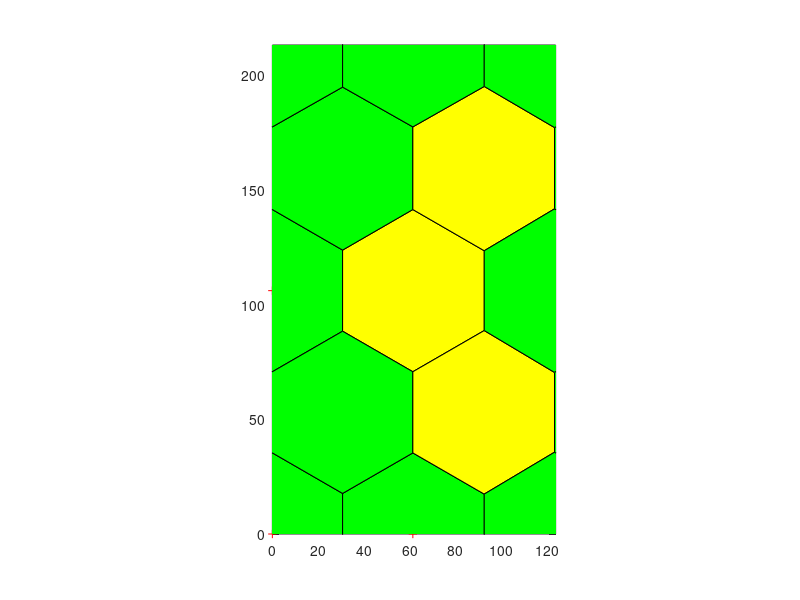

The MATLAB script that drew this image:
    %%%%%%%%%%%%%%%%%%%%%%%%%%%%%%%%%%%%%%%%%%%%%%%%%%%%%%%%%%%%%%%%%%%%%%%%%%%
% This script produces a txt file with the initial conditions needed to run the 
% vertex model cpp exicutable. The Global values are set by the user. The
% cell positions are a honeycomb tilling of the plane. The resulting txt file
% contians all the global parameter values and cell, edge, and vertex
% locatons and neighbors. 
%
% To use this file specify the name of the output txt file and the number
% of cells you would like in your tissue. You may wish to modify some
% global parameters to fit your needs. 
%%%%%%%%%%%%%%%%%%%%%%%%%%%%%%%%%%%%%%%%%%%%%%%%%%%%%%%%%%%%%%%%%%%%%%%%%%%
clear

% THIS IS A HEXAGONAL PACKING ROTATED 90 DEGREES FROM THE SCRIPT WITHOUT
% "ROT" IN THE TITLE

%% Inputs needed
INITIALSTEPSIZE = 0.0001;    %Initial stepsize for the numberic integrator 
nomfichier=strcat('shearmodulusROT_check0.6_2b2','.txt');  %the file name
n=2;                       %1/2 of the Cells per column
m=2;                       %Cells per row
r=89542;                    %Seed for the random number generators

%% Global Parameters 
GAMMA =10;                  %Tension on an edge
l= sqrt(2) * 25;            %Average edge length    
t0 = 1;                     %Standard unit of time 
RLXLY = 1;                  %Ratio of LX to LY (used to make rectangular boxes) 
Ratio = 0.3;                %ratio of pressure to tension forces (standard value 0.3)
Ralpha=1000000000000000000000000000;                   %Ralpha=10 means the box evolves 10 times slower then the vertices
TOTALTIME =	80;             %How long to run the simulation 
CURRENTTIME = 0.0;          %The initial time
TIMEINTERVAL =	0.1;        %How often to output the current configuration of the tissue
%INITIALSTEPSIZE = 0.002;    %Initial stepsize for the numberic integrator 
error_tolerance_absolute_mechanical = 0.01;  %Error tolerence for use with the adaptive stepsize integrators 
LY=n*3*l+1;
LX=m*sqrt(3)*l+1; 
NCells=n*m*2;
A0 = LX * LY / NCells;%4033.1139     ;                    %LX*LY/NCells;                   %Cells want to have area A0 if box size can change
%Here, I'm making a strain test for the hexagonal lattice by calculating
%what the preferred area should be for the initial area of all the cells to
% the equilibrium area.
MINAREA = A0/100;                    %Minimum allowed cell area (smaller cells will be removed)
MINLENGTH =	l/40;                    %Minimum edge length (smaller edges will be merged to form a fourfold vertex
NEWEDGELENGTH =	l/20;                %Length of a new edge created in the T1 process%
%K = Ratio * GAMMA / l^3 ;           %for pressure=K(A-A0)
K = Ratio * 10 * GAMMA / l;          %for pressure=K(1-A/A0)
Alpha_M = GAMMA*t0/l;                % Drag coefficent
TISSUE_ALPHA = 10000000000000000000000000000000 * Alpha_M;%10000000*Ralpha*Alpha_M;       % How fast the box size updates relative to the vertex motion
TISSUE_EXT_STRESS_Y = 0;             % External Stress on the tissue (positive values expancile) 
TISSUE_EXT_STRESS_X = 0;
P0 = 0.6 * ( sqrt( 24 / sqrt( 3 ) ) ) * sqrt(A0); % sqrt(24 / sqrt(3)) = regular hexagon shape parameter
LAMBDA = 0.01 * K * A0;%K / 0.05; % mimics Manning Model 
VERBOSEON = 1; %boolean, tells code to output extra data for cells and edges when true
equilibriumtolerance = 0.00000000001;

%% Create the Hexagonal tillining 
SEED = r;
rng(SEED); 
f2=figure();
offset=0;%0.01*l; 
Points1=zeros(NCells,2); 
k=1; 
strainx = 0;%.5;

%Grid One
for i=0:n-1
    for j=0:m-1
        Points1(k,:)=[sqrt(3)*j*l+rand()*offset, (3*i*l +rand()*offset)*(1 +strainx)]; 
        k=k+1; 
    end
end
% Grid two

for i=0:n-1
    for j=0:m-1
        Points1(k,:)=[(sqrt(3)*j+sqrt(3)/2)*l+rand()*offset, ((3*i+3/2)*l +rand()*offset)* (1 + strainx)]; 
        k=k+1; 
    end
end

LX = LX * (1 + strainx);
Pointsa=Points1+[LX *ones(NCells,1) LY*zeros(NCells,1)];
Pointsb=Points1-[LX*zeros(NCells,1) LY*ones(NCells,1)];
Pointsc=Points1-[LX*ones(NCells,1) LY*zeros(NCells,1)];
Pointsd=Points1+[LX*zeros(NCells,1) LY*ones(NCells,1)];
Pointse=Points1+[LX*ones(NCells,1) LY*ones(NCells,1)];
Pointsf=Points1+[LX*ones(NCells,1) -LY*ones(NCells,1)];
Pointsg=Points1+[-LX*ones(NCells,1) LY*ones(NCells,1)];
Pointsh=Points1+[-LX*ones(NCells,1) -LY*ones(NCells,1)];
Pointst=[Points1; Pointsa; Pointsb; Pointsc; Pointsd; Pointse; Pointsf; Pointsg; Pointsh];
[v,c]=voronoin(Pointst); 


%% Plot a Representation of the result
set(0,'CurrentFigure',f2);
plot(Points1(:,1),Points1(:,2),'r+');
for i = 1:length(c) 
    %ca are the cells that are in the interior only
    IN=(all(v(c{i},1)>0)&all(v(c{i},1)<LX)&all(v(c{i},2)>0)&all(v(c{i},2)<LY));
    %ca have cells that are at the border
    IN2=(any(v(c{i},1)>0)&any(v(c{i},1)<LX)&any(v(c{i},2)>0)&any(v(c{i},2)<LY))&(~IN);
    if (all(c{i}~=1)&&IN)  
    set(0,'CurrentFigure',f2)
    patch(v(c{i},1),v(c{i},2),'y'); % use color yellow.
    end
    % cells crossing the border
    if (all(c{i}~=1)&&(IN2))  
    set(0,'CurrentFigure',f2)
    patch(v(c{i},1),v(c{i},2),'g'); % use color green.
    end
end
set(0,'CurrentFigure',f2)
axis equal
xlim([0 LX]);
ylim([0 LY]);


for i = 1:length(c)
   INGLOBAL=any((v(c{i},1)>0)&v(c{i},1)<LX&v(c{i},2)>0&v(c{i},2)<LY);
   if INGLOBAL
       ListVertex=c{i};
       area=0;
       for k=1:length(c{i})
           kplus=mod(k,length(c{i}))+1;
           area=area+v(c{i}(k),1)*v(c{i}(kplus),2)-v(c{i}(kplus),1)*v(c{i}(k),2);
       end
       if(area<0) c{i}=fliplr(c{i}); end
   end
end

%% Export to a txt file
fid=fopen(nomfichier,'wt');
fprintf(fid, 'Voronoi Tesselation Data: \n');
fprintf(fid, 'NumbCells %d \t rng %d \n', NCells, r);
fprintf(fid, 'ratio pressure to tension\t%f\n', Ratio);
fprintf(fid, 'Global:\n');
fprintf(fid, 'LX\t%f\nLY\t%f\n', LX, LY);
fprintf(fid, 'A0\t%f\n', A0);
fprintf(fid, 'SEED\t%d\n', SEED);
fprintf(fid, 'TIMEINTERVAL\t%f\n', TIMEINTERVAL);
fprintf(fid, 'MINAREA\t%f\n', MINAREA);
fprintf(fid, 'MINLENGTH\t%f\n', MINLENGTH);
fprintf(fid, 'NEWEDGELENGTH\t%f\n', NEWEDGELENGTH);
fprintf(fid, 'K\t%f\n', K);
fprintf(fid, 'GAMMA\t%f\n', GAMMA);
fprintf(fid, 'LAMBDA\t%f\n', LAMBDA);
fprintf(fid, 'P0\t%f\n', P0);
fprintf(fid, 'TOTALTIME\t%f\n', TOTALTIME);
fprintf(fid, 'CURRENTTIME\t%f\n', CURRENTTIME);
fprintf(fid, 'VERBOSEON\t%d\n', VERBOSEON);
fprintf(fid, 'INITIALSTEPSIZE\t%f\n', INITIALSTEPSIZE);
fprintf(fid, 'error_tolerance_absolute_mechanical\t%f\n', error_tolerance_absolute_mechanical);
fprintf(fid, 'TISSUE_ALPHA\t%f\n', TISSUE_ALPHA);
fprintf(fid, 'ALPHAM\t%f\n', Alpha_M);
fprintf(fid, 'TISSUE_EXT_STRESS_X\t%f\n', TISSUE_EXT_STRESS_X);
fprintf(fid, 'TISSUE_EXT_STRESS_Y\t%f\n', TISSUE_EXT_STRESS_Y);
fprintf(fid, 'equilibriumtolerance\t%d\n', equilibriumtolerance);

fprintf(fid, 'endGlobal\n'); 
fprintf(fid, 'Vertices\n');
fprintf(fid, 'id\tx\ty\n');

NbVertex=0;
CentralVertices=zeros(length(v),2);
for i = 2:length(v)   % v(1) is always a point at infinity, so skip (NOTED ADDED BY DKL 7/5/10)
    % the vertices don't necessarily have to be in order because the code
    % will skip over vertices that are outside of the window of interest
    % (NOTE ADDED BY ABM 10/14/23
   if(v(i,1)>0&&v(i,1)<LX&&v(i,2)>0&&v(i,2)<LY)
       fprintf(fid,'%d',i); 
       fprintf(fid,'\t %2.4f',v(i,1));
       fprintf(fid,'\t %2.4f',v(i,2));
       fprintf(fid,'\n');
       NbVertex=NbVertex+1;
       CentralVertices(NbVertex,1)=v(i,1);
       CentralVertices(NbVertex,2)=v(i,2);
   end
end

CentralVertices=CentralVertices(1:NbVertex,1:2);
EqVertex=zeros(NbVertex,1);

for i = 2:length(v)
   vcorrige=zeros(1,2);
   vtest=v(i,:);

   if (vtest(1)>0&&vtest(1)<LX&&vtest(2)>0&&vtest(2)<LY) vcorrige=vtest;end
   vtest=v(i,:)-LX*[1 0];
   if (vtest(1)>0&&vtest(1)<LX&&vtest(2)>0&&vtest(2)<LY) vcorrige=vtest;  end
   vtest=v(i,:)-LY*[0 1];
   if (vtest(1)>0&&vtest(1)<LX&&vtest(2)>0&&vtest(2)<LY) vcorrige=vtest;  end
   vtest=v(i,:)+LX*[1 0];
   if (vtest(1)>0&&vtest(1)<LX&&vtest(2)>0&&vtest(2)<LY) vcorrige=vtest;  end
   vtest=v(i,:)+LY*[0 1];
   if (vtest(1)>0&&vtest(1)<LX&&vtest(2)>0&&vtest(2)<LY) vcorrige=vtest;  end
   vtest=v(i,:)-[LX LY];
   if (vtest(1)>0&&vtest(1)<LX&&vtest(2)>0&&vtest(2)<LY) vcorrige=vtest;  end
   vtest=v(i,:)-[LX -LY];
   if (vtest(1)>0&&vtest(1)<LX&&vtest(2)>0&&vtest(2)<LY) vcorrige=vtest;  end
   vtest=v(i,:)+[LX LY];
   if (vtest(1)>0&&vtest(1)<LX&&vtest(2)>0&&vtest(2)<LY) vcorrige=vtest;  end
   vtest=v(i,:)+[LX -LY];
   if (vtest(1)>0&&vtest(1)<LX&&vtest(2)>0&&vtest(2)<LY) vcorrige=vtest;  end
   column=find(all(abs((repmat(vcorrige,size(v,1),1))'-v')<0.000001));%strmatch(vcorrige, v);
   if(~isempty(column))
       EqVertex(i)=column;
   end

end
 
fprintf(fid, 'Edges\n');
fprintf(fid, 'id\tvertex1\tvertex2\txflag\tyflag\n');
NbEdgeMax=3*NbVertex;
Edges.Vertices=zeros(NbEdgeMax,2);
Edges.Crossx12=zeros(NbEdgeMax,1);
Edges.Crossx21=zeros(NbEdgeMax,1);
Edges.Crossy12=zeros(NbEdgeMax,1);
Edges.Crossy21=zeros(NbEdgeMax,1);

EdgeIncrement=0; %the number of the edge so you get 1,2,3,4 as edge lables
for i = 1:length(c) %For each vertex
   INGLOBAL=any( (v(c{i},1)>0) & v(c{i},1)<LX & v(c{i},2)>0 & v(c{i},2)<LY);
   if INGLOBAL %If it is in the reigon of intrest
       ListVertex=c{i}; %list of edges in each cell in the reigon 
       for j=1:length(ListVertex) %for each edge in the cell
           testdejainscrit=0;                                                                                                                                                                                                                                                                                                                                                                                                                                                                                                                                                                                                                                                                                                                                                                                                                                                                                                                                                                                                                                                                                                                                                                                                                                                                                                                                                                                                                                                                                                                                                                                                                                                                                                                                                                                                                                                                                                                                                                                                                                                                                                                                                                                                                                                                                                                                                                                                                                                                                                                                                       
           % if we look at the current edge is in the list
           for k=1:EdgeIncrement
               if ((EqVertex((ListVertex(j)))==Edges.Vertices(k,1)...
                       &&EqVertex(ListVertex(mod(j,length(ListVertex))+1))==Edges.Vertices(k,2))...%the modulus is to be on that loop
                       ||...
                       (EqVertex(ListVertex(j))==Edges.Vertices(k,2)...
                       &&EqVertex(ListVertex(mod(j,length(ListVertex))+1))==Edges.Vertices(k,1)))
                   testdejainscrit=1;
               else
               end
           end
           % if it is not there we added at the end
           if(~testdejainscrit)
               EdgeIncrement=EdgeIncrement+1;
               Edges.Vertices(EdgeIncrement,1)=EqVertex(ListVertex(j)); %the first vertex
               Edges.Vertices(EdgeIncrement,2)=EqVertex(ListVertex(mod(j,length(ListVertex))+1)); %the second vertex
               Vertex1encours=ListVertex(j);
               Vertex1encourseq=EqVertex(ListVertex(j));
               Vertex2encours=ListVertex(mod(j,length(ListVertex))+1);
               Vertex2encourseq=EqVertex(ListVertex(mod(j,length(ListVertex))+1));
               % and is written in the file
               fprintf(fid,'%d',EdgeIncrement);
               fprintf(fid,'\t %d', Edges.Vertices(EdgeIncrement,1));
               fprintf(fid,'\t %d', Edges.Vertices(EdgeIncrement,2));
               % must be a test to see if the one-vertex through a
               % rating (a vertex in, one out) 2-if there are two vertices
               % out but through the side anyway (happens on the corner)
               VertexCross21=(EqVertex(ListVertex(j))~=ListVertex(j))&&(EqVertex(ListVertex(mod(j,length(ListVertex))+1))==ListVertex(mod(j,length(ListVertex))+1));
               VertexCross12=(EqVertex(ListVertex(j))==ListVertex(j))&&(EqVertex(ListVertex(mod(j,length(ListVertex))+1))~=ListVertex(mod(j,length(ListVertex))+1));
               % cas 1

               %  x12=x21=y12=y21=0;

               %Periodic boundary condition testing
               if((EqVertex(ListVertex(j))~=ListVertex(j))&&(EqVertex(ListVertex(mod(j,length(ListVertex))+1))==ListVertex(mod(j,length(ListVertex))+1)))
                   if(v(ListVertex(j),1)<0) Edges.Crossx12(EdgeIncrement)=1;%fprintf(fid,' xCrossBoundary12');
                       %    x12=1;
                   end
                   if(v(ListVertex(j),1)>LX) Edges.Crossx21(EdgeIncrement)=1;%fprintf(fid,' xCrossBoundary21');
                       %   x21=1;
                   end
                   if(v(ListVertex(j),2)<0) Edges.Crossy12(EdgeIncrement)=1;%fprintf(fid,' yCrossBoundary12');
                       %   y12=1;
                   end
                   if(v(ListVertex(j),2)>LY) Edges.Crossy21(EdgeIncrement)=1;%fprintf(fid,' yCrossBoundary21');
                       %    y21=1;
                   end
               end
               if((EqVertex(ListVertex(j))==ListVertex(j))&&(EqVertex(ListVertex(mod(j,length(ListVertex))+1))~=ListVertex(mod(j,length(ListVertex))+1)))
                   if(v(ListVertex(mod(j,length(ListVertex))+1),1)<0) 
                       Edges.Crossx21(EdgeIncrement)=1;
                   end
                   if(v(ListVertex(mod(j,length(ListVertex))+1),1)>LX) 
                       Edges.Crossx12(EdgeIncrement)=1;
                   end
                   if(v(ListVertex(mod(j,length(ListVertex))+1),2)<0) 
                       Edges.Crossy21(EdgeIncrement)=1;
                   end
                   if(v(ListVertex(mod(j,length(ListVertex))+1),2)>LY) 
                       Edges.Crossy12(EdgeIncrement)=1;
                   end
               end
               %cas 2
               if((EqVertex(ListVertex(j))~=ListVertex(j))&&(EqVertex(ListVertex(mod(j,length(ListVertex))+1))~=ListVertex(mod(j,length(ListVertex))+1)))
                   % if the vertex is in the range which is not
                   % moving in the same direction, is that both
                   % ends of the edge are not contained in the same
                   % in the time interval.
                   v1=v(ListVertex(j),:);
                   v2=v(ListVertex(mod(j,length(ListVertex))+1),:);
                   eqv1=v(EqVertex(ListVertex(j)),:);
                   eqv2=v(EqVertex(ListVertex(mod(j,length(ListVertex))+1)),:);
                   %Periodic boundary condition chehck again
                   if(v2(1)>v1(1))&&(eqv2(1)<eqv1(1)) 
                       Edges.Crossx12(EdgeIncrement)=1;
                   end
                   if(v2(1)<v1(1))&&(eqv2(1)>eqv1(1)) 
                       Edges.Crossx21(EdgeIncrement)=1;
                   end
                   if (v2(2)>v1(2))&&(eqv2(2)<eqv1(2))
                       Edges.Crossy12(EdgeIncrement)=1;
                   end
                   if (v2(2)<v1(2))&&(eqv2(2)>eqv1(2)) 
                       Edges.Crossy21(EdgeIncrement)=1;
                   end
               end
              
               %New output added by MS 4/17/2014
               if ( (Edges.Crossx12(EdgeIncrement)==1) || (Edges.Crossx21(EdgeIncrement)==1) )
                   newxflag=1;
               end
               if ( (Edges.Crossx12(EdgeIncrement)==0) && (Edges.Crossx21(EdgeIncrement)==0) )
                   newxflag=0;
               end
               if ( (Edges.Crossy12(EdgeIncrement)==1) || (Edges.Crossy21(EdgeIncrement)==1) )
                   newyflag=1;
               end
               if ( (Edges.Crossy12(EdgeIncrement)==0) && (Edges.Crossy21(EdgeIncrement)==0) )
                   newyflag=0;
               end
               
               fprintf(fid,'\t %d \t %d \n', newxflag, newyflag);

           end
       end

   end
end

cinside=cell(length(c),1);
CellIncrement=0;
for i=1:length(c)
   INGLOBAL=any((v(c{i},1)>0)&v(c{i},1)<LX&v(c{i},2)>0&v(c{i},2)<LY);
   if INGLOBAL
       CellIncrement=CellIncrement+1;
       cinside{CellIncrement}=EqVertex(c{i});

   end
end
NbCellsInside=CellIncrement;
cinside=cinside(1:NbCellsInside);
cinside2=cell(NbCellsInside,1);
CellIncrement=0;
for i=1:NbCellsInside
   dejavu=false;
   for j=1:i-1
       if ((length(cinside{i})==length(cinside{j}))&&all(sort(cinside{i})==sort(cinside{j}))) dejavu=true; end
   end
   if (~dejavu) CellIncrement=CellIncrement+1;cinside2{CellIncrement}=cinside{i}; end
end
cinside2=cinside2(1:CellIncrement);
fprintf(fid, 'Cells\n');
fprintf(fid, 'id\tA0\tEdgeNumb\tEdgeList\n');
for i=1:length(cinside2)
   ListVertex=c{i};
   fprintf(fid,'%d\t%f\t%d\t',i, A0, length(ListVertex));
   for j=1:length(ListVertex)
       NumeroEdge=0;
       % if we look at the current edge is in the list
       for k=1:EdgeIncrement
           if (EqVertex((ListVertex(j)))==Edges.Vertices(k,1)...
                   &&EqVertex(ListVertex(mod(j,length(ListVertex))+1))==Edges.Vertices(k,2))
               NumeroEdge=k;
           end % modulo is to be on that loop
           if(EqVertex(ListVertex(j))==Edges.Vertices(k,2)...
                   &&EqVertex(ListVertex(mod(j,length(ListVertex))+1))==Edges.Vertices(k,1))
               NumeroEdge=k; %MS change to always be positive
           end
       end
       % and is written in the file
       fprintf(fid,'%d,',NumeroEdge);
   end
   fprintf(fid, '\n');
end
fprintf(fid, 'End\n');
fclose(fid);
